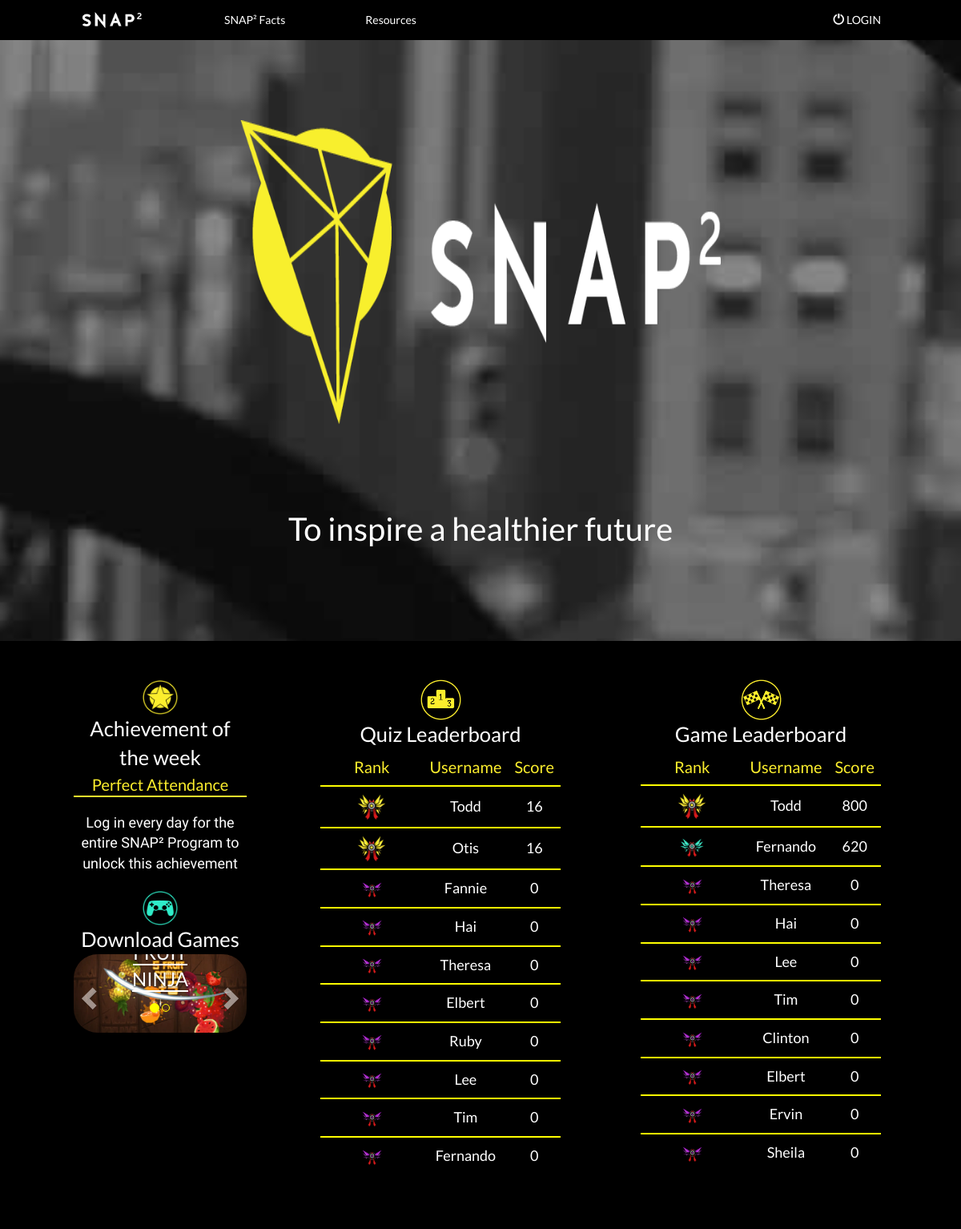
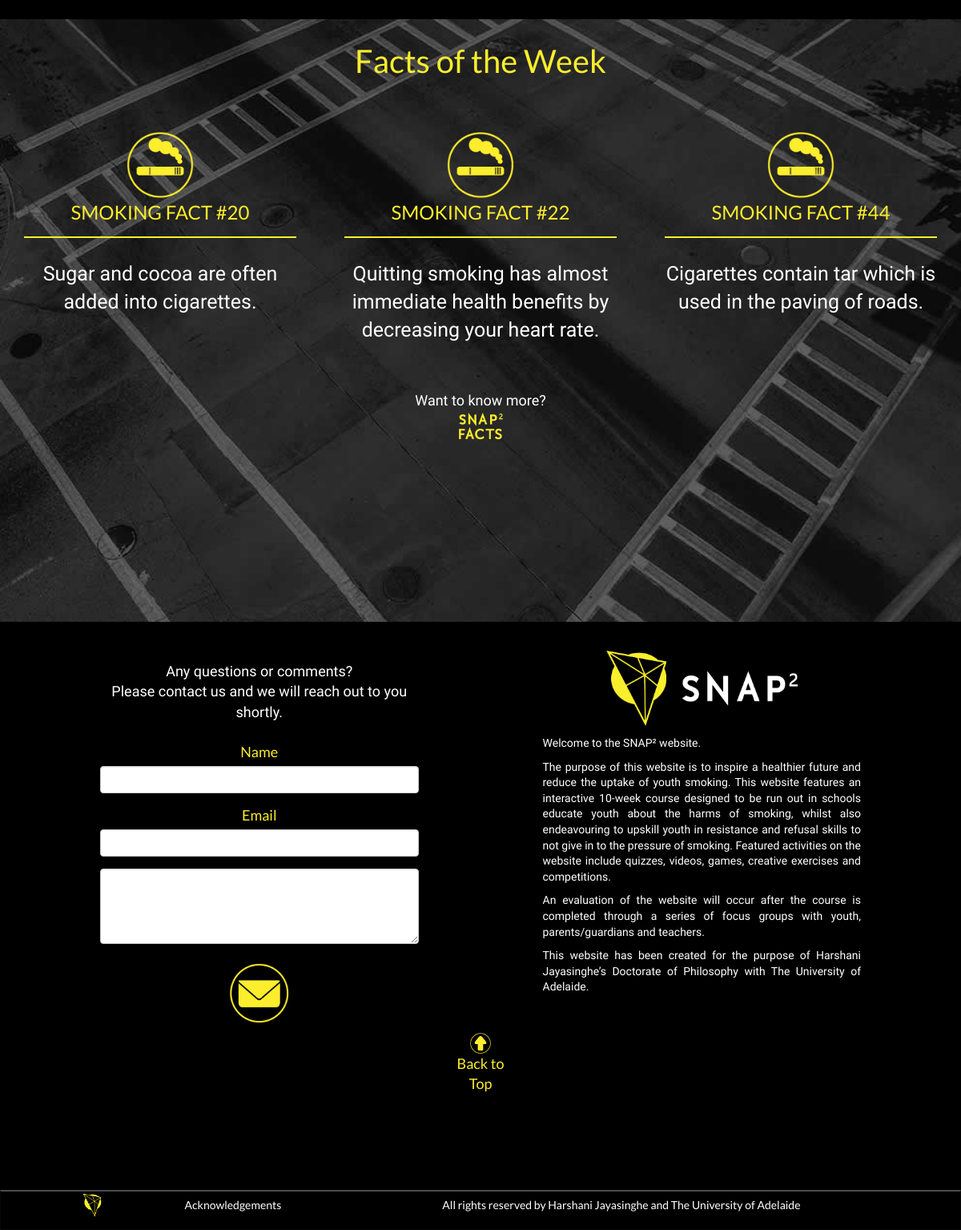
/student/welcome.php, run on the app's committed database (2 pictures, top to bottom).
### tables this page shows
CREATE TABLE `student` (
  `StudentID` mediumint(9) NOT NULL AUTO_INCREMENT,
  `Username` text NOT NULL,
  `Nickname` text DEFAULT NULL,
  `FirstName` text DEFAULT NULL,
  `LastName` text DEFAULT NULL,
  `Password` text NOT NULL,
  `Email` text DEFAULT NULL,
  `Gender` text DEFAULT NULL,
  `DOB` date DEFAULT NULL,
  `Identity` text DEFAULT NULL,
  `Score` mediumint(9) DEFAULT 0,
  `SubmissionTime` timestamp NOT NULL DEFAULT current_timestamp(),
  `ClassID` mediumint(9) NOT NULL,
  `isLocked` tinyint(1) NOT NULL DEFAULT 0,
  PRIMARY KEY (`StudentID`),
  KEY `Student_ClassID_FK` (`ClassID`),
  CONSTRAINT `Student_ClassID_FK` FOREIGN KEY (`ClassID`) REFERENCES `class` (`ClassID`) ON DELETE CASCADE ON UPDATE CASCADE
);

CREATE TABLE `game_total_record` (
  `StudentID` mediumint(9) NOT NULL DEFAULT 0,
  `Score` int(11) DEFAULT NULL,
  PRIMARY KEY (`StudentID`),
  KEY `Game_Total_Record_StudentID_FK` (`StudentID`),
  CONSTRAINT `Game_Total_Record_StudentID_FK` FOREIGN KEY (`StudentID`) REFERENCES `student` (`StudentID`) ON DELETE CASCADE ON UPDATE CASCADE
);

CREATE TABLE `snap_fact` (
  `SnapFactID` mediumint(9) NOT NULL AUTO_INCREMENT,
  `Content` text DEFAULT NULL,
  `Recource` text DEFAULT NULL,
  `TopicID` mediumint(9) DEFAULT NULL,
  PRIMARY KEY (`SnapFactID`),
  KEY `Snap_Fact_TopicID_FK` (`TopicID`),
  CONSTRAINT `Snap_Fact_TopicID_FK` FOREIGN KEY (`TopicID`) REFERENCES `topic` (`TopicID`) ON DELETE CASCADE ON UPDATE CASCADE
);

CREATE TABLE `topic` (
  `TopicID` mediumint(9) NOT NULL AUTO_INCREMENT,
  `TopicName` varchar(190) DEFAULT NULL,
  PRIMARY KEY (`TopicID`),
  UNIQUE KEY `TopicName` (`TopicName`)
);

### student/welcome.php (the view, shortened to what the rows shown need)
<?php
    require_once('../mysql-lib.php');
    $conn = null;
    try {
        $conn = db_connect();
        $quizLeaderboardRes = getStudentsRank($conn);
        $gameLeaderboardRes = getStudentGameRank($conn);
        $factRes = array();
        $factsRes = getFactsByTopicID($conn, 1);
        $randFactKey = array_rand($factsRes, 3);
        for($i = 0; $i < 3; $i++) {
            $factRes[$i] = $factsRes[$randFactKey[$i]];
        }
    } catch(Exception $e){
        if($conn != null) {
            db_close($conn);
        }
        debug_err($e);
        exit;
    }
?>
<!DOCTYPE html>
<html>
    <head>
        <link rel="stylesheet" type="text/css" href="./css/home.css"/>
        <link rel="stylesheet" href="https://maxcdn.bootstrapcdn.com/bootstrap/3.3.6/css/bootstrap.min.css">
        <link rel="stylesheet" href="./css/common.css">
        <link rel="stylesheet" type="text/css" href="./css/vendor/animate.css"/>
    </head>
    <body>
        <? require("./top-nav-bar.php") ?>
        <div class="pg2" id="2">
            <div class="pg2_div" style="margin-top:4%; height: 100%; width: 100%;">
                <div class="col-xs-10 col-xs-offset-1 col-md-3 col-md-offset-0" style="background-color: black; padding-right:0px; padding-left:0px; padding-bottom:0px; height: 100%;">
                    <div class="scoreboard" style="height: 100%;">
                        <div class="table-res" style="height: 85%;">
                            <table class="table" style="background-color:black; text-align:center; color: white; vertical-align: middle !important;">
                                <thead style="color:#FCEE2D;">
                                <td>
                                    <span class="header4">Rank</span>
                                </td>
                                <td>
                                    <span class="header4">Username</span>
                                </td>
                                <td>
                                    <span class="header4">Score</span>
                                </td>
                                </thead>
                                <?php  for($i = 0; $i < count($quizLeaderboardRes); $i++) {
                switch ($quizLeaderboardRes[$i]->ranking-1) {
                    case 0: ?>
                        <tr style="font-size: 2.9vh;">
                            <td style="width: 35%;">
                                <img src="./img/first_place_icon.png" alt="..." style="width: 34%;">
                            </td> <?php ;
                        break;
                    case 1: ?>
                            </td> <?php ;
                    case 2: ?>
                        <tr style="font-size: 2.9vh;">
                            <td style="width: 50%;">
                                <img src="./img/third_place_icon.png" alt="..."  style="width: 28%;">
                            </td> <?php ;
                        break;
                    case 3: ?>
                            </td> <?php ;
                }   ?>
                            <td class="header5"> <?php echo $quizLeaderboardRes[$i]->Username ?> </td>
                            <td class="header5"> <?php echo $quizLeaderboardRes[$i]->Score ?> </td>
                        </tr>
<?php   } ?>
                    </table>
                        </div>
                    </div>
                </div>
                <div class="col-xs-10 col-xs-offset-1 col-md-3 col-md-offset-1" style="background-color: black; padding-right:0px; padding-left:0px; padding-bottom:0px; height: 100%;">
                    <div class="scoreboard" style="height: 100%;">
                        <div class="table-res" style="height: 85%;">
                            <table class="table" style="background-color:black; text-align:center; color: white; vertical-align: middle !important;">
                                <thead style="color:#FCEE2D;">
                                <td>
                                    <span class="header4">Rank</span>
                                </td>
                                <td>
                                    <span class="header4">Username</span>
                                </td>
                                <td>
                                    <span class="header4">Score</span>
                                </td>
                                </thead>
                                <?php  for($i = 0; $i < count($gameLeaderboardRes); $i++) {
                                    switch ($gameLeaderboardRes[$i]->ranking-1) {
                                        case 0: ?>
                                            <tr style="font-size: 2.9vh;">
                                            <td style="width: 35%;">
                                                <img src="./img/first_place_icon.png" alt="..." style="width: 34%;">
                                            </td> <?php ;
                                            break;
                                        case 1: ?>
                                            <tr style="font-size: 2.9vh;">
                                            <td style="width: 35%;">
                                                <img src="./img/second_place_icon.png" alt="..." style="width: 30%;">
                                            </td> <?php ;
                                            break;
                                        case 2: ?>
                                            <tr style="font-size: 2.9vh;">
                                            <td style="width: 50%;">
                                                <img src="./img/third_place_icon.png" alt="..."  style="width: 28%;">
                                            </td> <?php ;
                                            break;
                                        case 3: ?>
                                            </td> <?php ;
                                    }   ?>
                                    <td class="header5"> <?php echo $gameLeaderboardRes[$i]->Username ?> </td>
                                    <td class="header5"> <?php echo $gameLeaderboardRes[$i]->Score ?> </td>
                                    </tr>
                                <?php   } ?>
                            </table>
                        </div>
                    </div>
                </div>
            </div>
        </div>
        <div class="pg4" id="4">
            <div class="facts" style="width:100%; margin-top:5%; height:70%;">
                <div class="row" style="margin-left:0px; margin-right:0px; height: 100%; width: 100%;">
                <?php   for($i = 0; $i < 3; $i++) {
        if($i == 0) { ?>
                    <div class="col-xs-10 col-xs-offset-1 col-sm-6 col-sm-offset-0 col-md-4 col-md-offset-0 fact1" style="text-align: center; height: 100%; ">
                    <?php   } else if($i == 1) { ?>
                    <div class="col-xs-10 col-xs-offset-1 col-sm-6 col-sm-offset-0 col-md-4 col-md-offset-0 fact2" style="text-align: center; height: 100%; ">
<?php   } else if($i == 2) { ?>
            <div class="col-xs-10 col-xs-offset-1 col-sm-6 col-sm-offset-3 col-md-4 col-md-offset-0 fact3" style="text-align: center; height: 100%; ">
<?php   } ?>
                        <div class="col-xs-4 col-xs-offset-4" style="height: 25%;">
                            <img src="./img/smoking_icon.png" style="height: 100%; width: 90%;">
                        </div>
                        <div class="col-xs-12" style="height: 75%;">
                            <div style="color:rgb(252,238,045); border: 0px solid rgb(252,238,045); border-bottom-color: rgb(252,238,045); border-bottom-width: 2px; font-size:3vh; width: 100%;margin-bottom: 20pt;padding-bottom:10pt; ">
                        <?php echo strtoupper($factRes[$i]->TopicName)." FACT #".$factRes[$i]->SnapFactID; ?>
                            </div>
                            <p class="fact" onclick="showSource(this)"><?php echo $factRes[$i]->Content; ?></p>
                        </div>
                    </div>
                  <?php   }   ?>
                </div>
            </div>
                      </div>
    </body>
</html>

### data on the page
student: Username "Todd", Score "16"
student: Username "Otis", Score "16"
student: Username "Fannie", Score "0"
student: Username "Hai", Score "0"
student: Username "Theresa", Score "0"
student: Username "Elbert", Score "0"
student: Username "Ruby", Score "0"
student: Username "Lee", Score "0"
student: Username "Tim", Score "0"
student: Username "Fernando", Score "0"
game_total_record: StudentID.Username "Todd", Score "800"
game_total_record: StudentID.Username "Fernando", Score "620"
game_total_record: StudentID.Username "Theresa", Score "0"
game_total_record: StudentID.Username "Hai", Score "0"
game_total_record: StudentID.Username "Lee", Score "0"
game_total_record: StudentID.Username "Tim", Score "0"
game_total_record: StudentID.Username "Clinton", Score "0"
game_total_record: StudentID.Username "Elbert", Score "0"
game_total_record: StudentID.Username "Ervin", Score "0"
game_total_record: StudentID.Username "Sheila", Score "0"
snap_fact: TopicID.TopicName "SMOKING", SnapFactID "20", Content "Sugar and cocoa are often added into cigarettes."
snap_fact: TopicID.TopicName "SMOKING", SnapFactID "22", Content "Quitting smoking has almost immediate health benefits by decreasing your heart rate."
snap_fact: TopicID.TopicName "SMOKING", SnapFactID "44", Content "Cigarettes contain tar which is used in the paving of roads."
